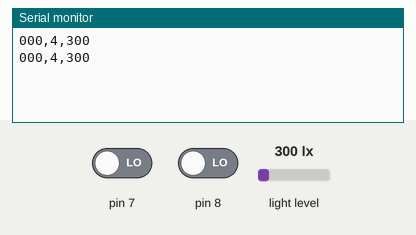
Recording of a sketch running on a simulated Arduino Uno, built with avr-gcc and run on an emulated ATmega328P. Parts: the last lines printed to the serial monitor. The inputs (shaded band) are chosen by the test bench; at power-on: light level 300 lx, pin 7 LOW, pin 8 LOW. Random numbers use the default seed unless the sketch sets one; no radio packets arrive unless stated.

Above: at 3.5 s.
3.6 s: light level set to 40 lx
At 6.4 s:
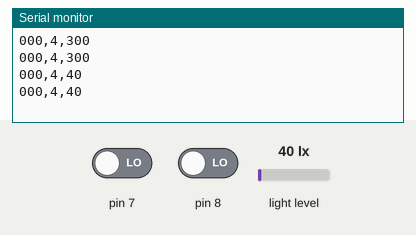
6.5 s: pin 7 driven HIGH
At 9.3 s:
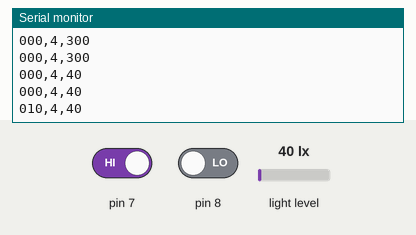
9.4 s: pin 8 driven HIGH
At 12.1 s:
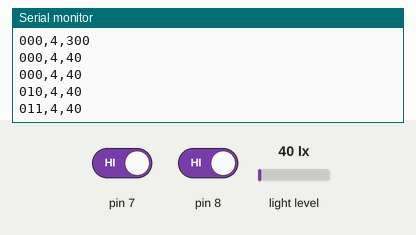
12.3 s: light level set to 500 lx
15.2 s: pin 7 driven LOW
At 17.1 s:
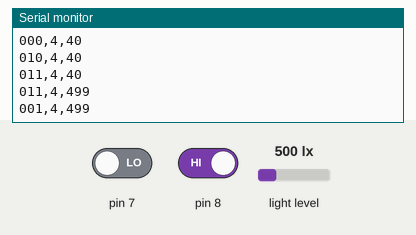
18.1 s: pin 8 driven LOW
At 18.9 s:
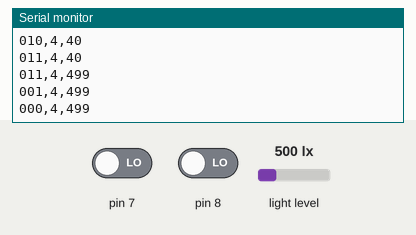
Timing chart, 0 to 21.1 s (numbered marks = the images above; inputs shaded):
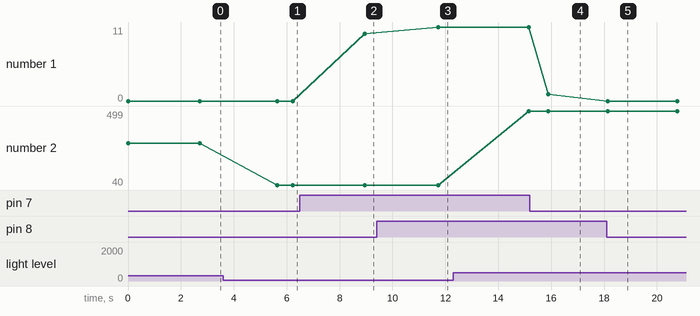

The sketch:

LIGHT_TX.ino
```cpp
// 433Mhz transmitter by Jan Leander Jensen 2011
// TX pin12, PTT pin 10

// include library
#include <VirtualWire.h> // ver. 1.5
#include <BH1750.h>
#include <Wire.h>

// end include library

// define things
/*
Connection:
 VCC-5v
 GND-GND
 SCL-SCL(analog pin 5)
 SDA-SDA(analog pin 4)
 ADD-NC or GND

*/

#define MSG_SIZE 19
// end define
//global variable
BH1750 lightMeter;
char buffer[MSG_SIZE];
// end global variable

// setup
void setup() {
  Serial.begin(9600);
  vw_set_tx_pin(13);
  vw_set_ptt_inverted(true); // Required for PTT
  vw_setup(2000); // Bits per sec
  pinMode(13, OUTPUT);
  pinMode(6, INPUT);
  pinMode(7, INPUT);
  pinMode(8, INPUT);
  randomSeed(analogRead(0));
  lightMeter.begin();
}
// end setup


// main loop
void loop()
{
    digitalWrite(13, true); // Flash a light to show transmitting

    buffer[0] = '0'; //digitalRead(8)+48;
    buffer[1] = digitalRead(7)+48;
    buffer[2] = digitalRead(8)+48;
    // &buffer[3]
    memcpy(buffer+3, ",4,", 3);
    uint16_t lux = lightMeter.readLightLevel();
    char nat[20];

    itoa(lux, nat, 10);

//    memcpy(buffer+6, nat, strlen(nat));
    strcpy(&buffer[6], nat);
//    Serial.println(strlen(itoa(lux, nat, 10))); 

//    dtostrf(dht.readTemperature(), 2, 2, &buffer[6]);
//    buffer[11] = ':';

//    dtostrf(dht.readHumidity(), 2, 2, &buffer[12]);
    buffer[17] = '\0';
Serial.println(buffer);
//    Serial.println((char*) buffer);
    for (int jj=0; jj<=3; jj++) {
      vw_send((uint8_t *)buffer, MSG_SIZE); // transmit msg
      vw_wait_tx(); // Wait for message to finish
    }

//    digitalWrite(13, false);
    delay(random(90, 3300));
}
// end main loop
```

Measured:
- after the input at 3.6 s, the serial monitor: prints a new line after 2.0 s (image 1)
- after the input at 6.5 s, the serial monitor: prints a new line after 2.5 s (image 2)
- after the input at 9.4 s, the serial monitor: prints a new line after 2.3 s (image 3)
- after the input at 15.2 s, the serial monitor: prints a new line after 0.70 s (image 4)
- after the input at 18.1 s, the serial monitor: prints a new line at once (image 5)
- plotted number 1: 0 → 10 after the input at 6.5 s, 10 → 11 after the input at 9.4 s, 11 → 1 after the input at 15.2 s, 1 → 0 after the input at 18.1 s
- plotted number 2: 300 → 40 after the input at 3.6 s, 40 → 499 after the input at 12.3 s
